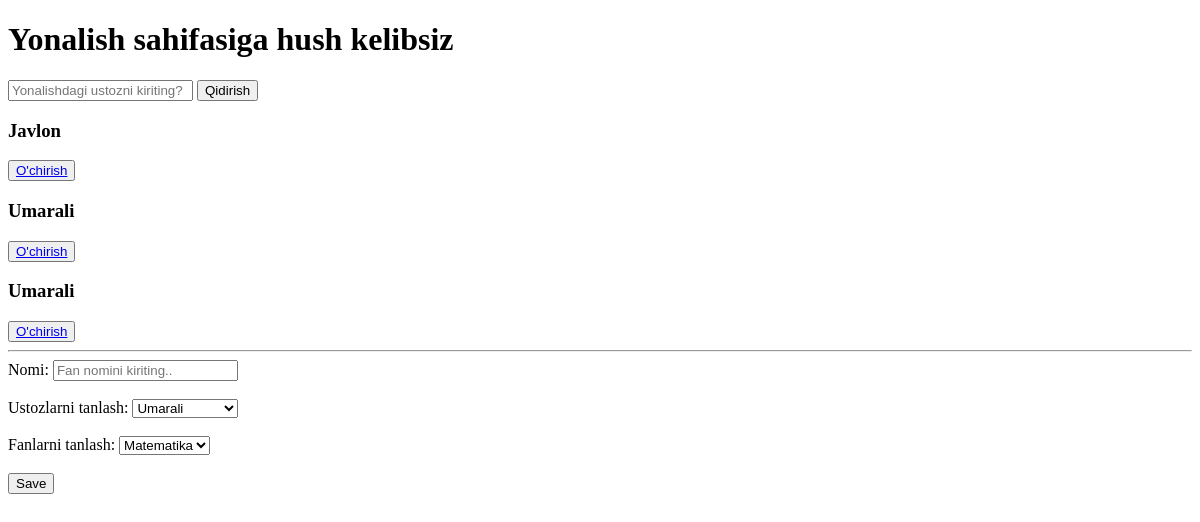
/birlashma/, run on an earlier commit of the app's database.
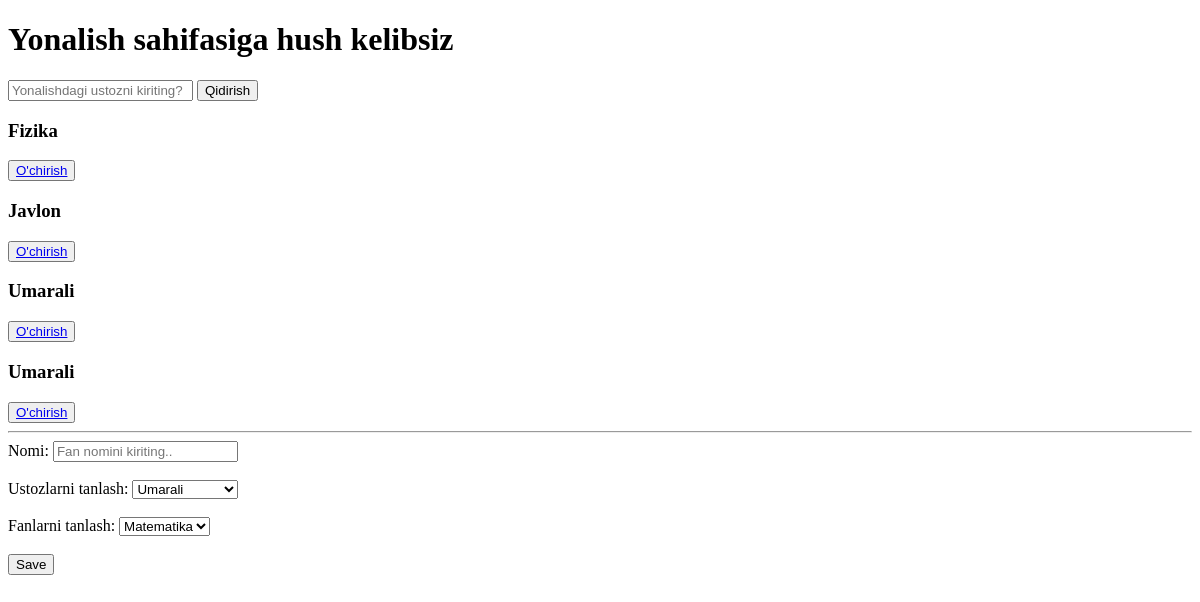
And on a later commit of the database.
### App/models.py (models this page shows)
class Yonalish(models.Model):
    nom = models.CharField(max_length=30)
    fanlar = models.ManyToManyField(Fan)
    ustozlar = models.ManyToManyField(Ustoz)
    def __str__(self):
        return self.nom

### App/views.py (the view, shortened to what this page needs)
# urls.py: path('birlashma/', yonalish),
def yonalish(request):
    a = Ustoz.objects.all()
    b = Fan.objects.all()
    soz = request.GET.get("qidirish")
    if soz==None or soz=="":
        hammasi = Yonalish.objects.filter().order_by('nom')
    else:
        hammasi = Yonalish.objects.filter(nom=soz)
    return render(request, "Yonalish.html", {'Hammasi': hammasi, "shablon": a, "fanlar": b})

### templates/Yonalish.html (shortened to what this page needs)
<!DOCTYPE html>
<html lang="en">
<head>
</head>
<body>
<h1>Yonalish sahifasiga hush kelibsiz</h1>
<form>
    <input name="qidirish" placeholder="Yonalishdagi ustozni kiriting?">
    <button>Qidirish</button>
</form>
{% for i in Hammasi %}
    <h3>{{ i }}</h3>
    <button><a href="/yonalish3/{{i.id}}/">O'chirish</a></button>
{%endfor%}
<br>
<hr>
<form method="post" action="/birlashma/">{%csrf_token%}
    <label>Nomi:</label>
    <input type="text" name="n" placeholder="Fan nomini kiriting.."><br><br>
    <label>Ustozlarni tanlash:</label>
    <select name="ustozi">
        {%for i in shablon%}
            <option value="{{i.id}}">{{i.ism}}</option>
        {%endfor%}
    </select> <br><br>
    <label>Fanlarni tanlash:</label>
    <select name="fani">
        {%for i in fanlar%}
            <option value="{{i.id}}">{{i.nom}}</option>
        {%endfor%}
    </select> <br><br>
    <button type="submit">Save</button>
</form>
</body>
</html>

What changed in the data, as far as the page shows it:
added Yonalish: nom "Fizika"
